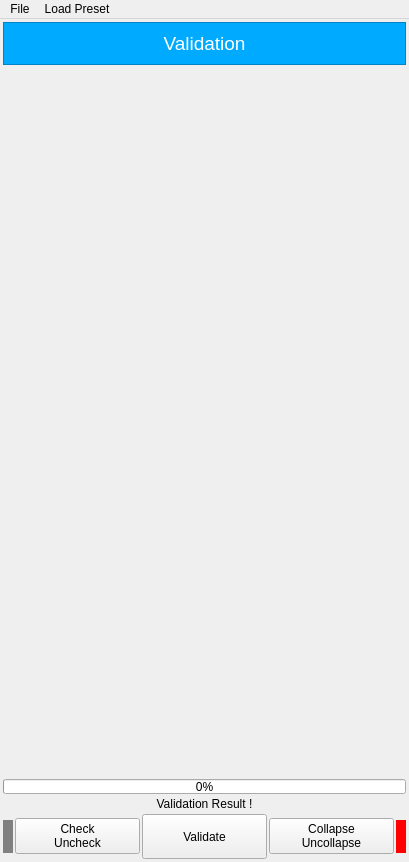
<?xml version="1.0" encoding="UTF-8"?>
<ui version="4.0">
 <class>MainWindowValidation</class>
 <widget class="QMainWindow" name="MainWindowValidation">
  <property name="geometry">
   <rect>
    <x>0</x>
    <y>0</y>
    <width>409</width>
    <height>862</height>
   </rect>
  </property>
  <property name="sizePolicy">
   <sizepolicy hsizetype="Preferred" vsizetype="Preferred">
    <horstretch>0</horstretch>
    <verstretch>0</verstretch>
   </sizepolicy>
  </property>
  <property name="minimumSize">
   <size>
    <width>100</width>
    <height>0</height>
   </size>
  </property>
  <property name="windowTitle">
   <string>Validation Main Window</string>
  </property>
  <widget class="QWidget" name="centralwidget">
   <property name="sizePolicy">
    <sizepolicy hsizetype="Expanding" vsizetype="Preferred">
     <horstretch>0</horstretch>
     <verstretch>0</verstretch>
    </sizepolicy>
   </property>
   <layout class="QVBoxLayout" name="verticalLayout_4">
    <property name="spacing">
     <number>3</number>
    </property>
    <property name="leftMargin">
     <number>3</number>
    </property>
    <property name="topMargin">
     <number>3</number>
    </property>
    <property name="rightMargin">
     <number>3</number>
    </property>
    <property name="bottomMargin">
     <number>3</number>
    </property>
    <item>
     <layout class="QVBoxLayout" name="verticalLayout_3">
      <property name="spacing">
       <number>3</number>
      </property>
      <item>
       <widget class="QFrame" name="frame">
        <property name="minimumSize">
         <size>
          <width>0</width>
          <height>20</height>
         </size>
        </property>
        <property name="maximumSize">
         <size>
          <width>16777215</width>
          <height>75</height>
         </size>
        </property>
        <property name="styleSheet">
         <string notr="true">background-color: rgb(0, 170, 255);</string>
        </property>
        <property name="frameShape">
         <enum>QFrame::StyledPanel</enum>
        </property>
        <property name="frameShadow">
         <enum>QFrame::Raised</enum>
        </property>
        <layout class="QVBoxLayout" name="verticalLayout_2">
         <item>
          <layout class="QGridLayout" name="gridLayout_2">
           <item row="1" column="0">
            <widget class="QLabel" name="lbTitle">
             <property name="font">
              <font>
               <family>MS Sans Serif</family>
               <pointsize>14</pointsize>
              </font>
             </property>
             <property name="styleSheet">
              <string notr="true">color: rgb(255, 255, 255);</string>
             </property>
             <property name="text">
              <string>Validation</string>
             </property>
             <property name="alignment">
              <set>Qt::AlignCenter</set>
             </property>
            </widget>
           </item>
          </layout>
         </item>
        </layout>
       </widget>
      </item>
      <item>
       <widget class="QScrollArea" name="scrollArea">
        <property name="frameShape">
         <enum>QFrame::NoFrame</enum>
        </property>
        <property name="widgetResizable">
         <bool>true</bool>
        </property>
        <widget class="QWidget" name="scrollAreaWidgetContents">
         <property name="geometry">
          <rect>
           <x>0</x>
           <y>0</y>
           <width>401</width>
           <height>676</height>
          </rect>
         </property>
         <layout class="QVBoxLayout" name="verticalLayout">
          <property name="sizeConstraint">
           <enum>QLayout::SetMaximumSize</enum>
          </property>
          <item>
           <spacer name="verticalSpacer">
            <property name="orientation">
             <enum>Qt::Vertical</enum>
            </property>
            <property name="sizeType">
             <enum>QSizePolicy::Preferred</enum>
            </property>
            <property name="sizeHint" stdset="0">
             <size>
              <width>17</width>
              <height>700</height>
             </size>
            </property>
           </spacer>
          </item>
          <item>
           <spacer name="horizontalSpacer">
            <property name="orientation">
             <enum>Qt::Horizontal</enum>
            </property>
            <property name="sizeHint" stdset="0">
             <size>
              <width>40</width>
              <height>20</height>
             </size>
            </property>
           </spacer>
          </item>
         </layout>
        </widget>
       </widget>
      </item>
     </layout>
    </item>
    <item>
     <widget class="QProgressBar" name="progressBar">
      <property name="maximumSize">
       <size>
        <width>16777215</width>
        <height>15</height>
       </size>
      </property>
      <property name="value">
       <number>0</number>
      </property>
      <property name="textVisible">
       <bool>true</bool>
      </property>
      <property name="textDirection">
       <enum>QProgressBar::TopToBottom</enum>
      </property>
      <property name="format">
       <string>%p%</string>
      </property>
     </widget>
    </item>
    <item>
     <widget class="QLabel" name="lbValidationResult">
      <property name="layoutDirection">
       <enum>Qt::LeftToRight</enum>
      </property>
      <property name="autoFillBackground">
       <bool>false</bool>
      </property>
      <property name="text">
       <string>Validation Result !</string>
      </property>
      <property name="alignment">
       <set>Qt::AlignCenter</set>
      </property>
     </widget>
    </item>
    <item>
     <layout class="QGridLayout" name="gridLayout">
      <property name="spacing">
       <number>2</number>
      </property>
      <item row="0" column="1">
       <widget class="QPushButton" name="btnSwapCheckUncheckAll">
        <property name="minimumSize">
         <size>
          <width>0</width>
          <height>35</height>
         </size>
        </property>
        <property name="styleSheet">
         <string notr="true"/>
        </property>
        <property name="text">
         <string>Check
Uncheck</string>
        </property>
        <property name="checkable">
         <bool>false</bool>
        </property>
        <property name="checked">
         <bool>false</bool>
        </property>
        <property name="flat">
         <bool>false</bool>
        </property>
       </widget>
      </item>
      <item row="0" column="5">
       <widget class="QPushButton" name="btnShowError">
        <property name="minimumSize">
         <size>
          <width>0</width>
          <height>33</height>
         </size>
        </property>
        <property name="maximumSize">
         <size>
          <width>10</width>
          <height>33</height>
         </size>
        </property>
        <property name="toolTip">
         <string>&lt;html&gt;&lt;head/&gt;&lt;body&gt;&lt;p&gt;&lt;span style=&quot; font-size:10pt;&quot;&gt;Hiển thị tất cả danh sách phần tử của những mục sai&lt;/span&gt;&lt;/p&gt;&lt;/body&gt;&lt;/html&gt;</string>
        </property>
        <property name="styleSheet">
         <string notr="true">QPushButton { 
   background-color: rgb(255, 0, 0);
	border: 0px;
}
</string>
        </property>
        <property name="text">
         <string/>
        </property>
        <property name="checkable">
         <bool>true</bool>
        </property>
        <property name="flat">
         <bool>false</bool>
        </property>
       </widget>
      </item>
      <item row="0" column="2">
       <widget class="QPushButton" name="btnValidate">
        <property name="minimumSize">
         <size>
          <width>0</width>
          <height>45</height>
         </size>
        </property>
        <property name="toolTip">
         <string>&lt;html&gt;&lt;head/&gt;&lt;body&gt;&lt;p&gt;&lt;span style=&quot; font-size:10pt;&quot;&gt;Tự động chạy tuần tự từ trên xuống dưới tất cả các mục check lỗi&lt;/span&gt;&lt;/p&gt;&lt;/body&gt;&lt;/html&gt;</string>
        </property>
        <property name="text">
         <string>Validate</string>
        </property>
       </widget>
      </item>
      <item row="0" column="4">
       <widget class="QPushButton" name="btnUncollapseAll">
        <property name="minimumSize">
         <size>
          <width>30</width>
          <height>35</height>
         </size>
        </property>
        <property name="text">
         <string>Collapse
Uncollapse</string>
        </property>
        <property name="checkable">
         <bool>true</bool>
        </property>
        <property name="default">
         <bool>false</bool>
        </property>
        <property name="flat">
         <bool>false</bool>
        </property>
       </widget>
      </item>
      <item row="0" column="0">
       <widget class="QPushButton" name="btnResetAll">
        <property name="minimumSize">
         <size>
          <width>0</width>
          <height>33</height>
         </size>
        </property>
        <property name="maximumSize">
         <size>
          <width>10</width>
          <height>33</height>
         </size>
        </property>
        <property name="toolTip">
         <string>&lt;html&gt;&lt;head/&gt;&lt;body&gt;&lt;p&gt;&lt;span style=&quot; font-size:10pt;&quot;&gt;Hiển thị tất cả danh sách phần tử của những mục đúng&lt;/span&gt;&lt;/p&gt;&lt;/body&gt;&lt;/html&gt;</string>
        </property>
        <property name="styleSheet">
         <string notr="true">QPushButton { 
   background-color: grey;
	border: 0px;
}
</string>
        </property>
        <property name="text">
         <string/>
        </property>
        <property name="flat">
         <bool>false</bool>
        </property>
       </widget>
      </item>
     </layout>
    </item>
   </layout>
  </widget>
  <widget class="QMenuBar" name="menuBar">
   <property name="geometry">
    <rect>
     <x>0</x>
     <y>0</y>
     <width>409</width>
     <height>29</height>
    </rect>
   </property>
   <widget class="QMenu" name="menuFile">
    <property name="title">
     <string>File</string>
    </property>
    <addaction name="actionAdd_And_Save_Preset"/>
    <addaction name="actionOpen_Preset_Folder"/>
    <addaction name="separator"/>
   </widget>
   <widget class="QMenu" name="menuPreset">
    <property name="title">
     <string>Load Preset</string>
    </property>
   </widget>
   <addaction name="menuFile"/>
   <addaction name="menuPreset"/>
  </widget>
  <action name="actionShader_Library">
   <property name="text">
    <string>Shader Library</string>
   </property>
  </action>
  <action name="actionBaking_AO">
   <property name="text">
    <string>Rigging Vehicle</string>
   </property>
  </action>
  <action name="action">
   <property name="text">
    <string>Add New...</string>
   </property>
  </action>
  <action name="actionOpen_Preset_Folder">
   <property name="text">
    <string>Open Preset Folder</string>
   </property>
  </action>
  <action name="actionAdd_And_Save_Preset">
   <property name="text">
    <string>Create New/ Save Preset</string>
   </property>
  </action>
 </widget>
 <resources/>
 <connections/>
</ui>
